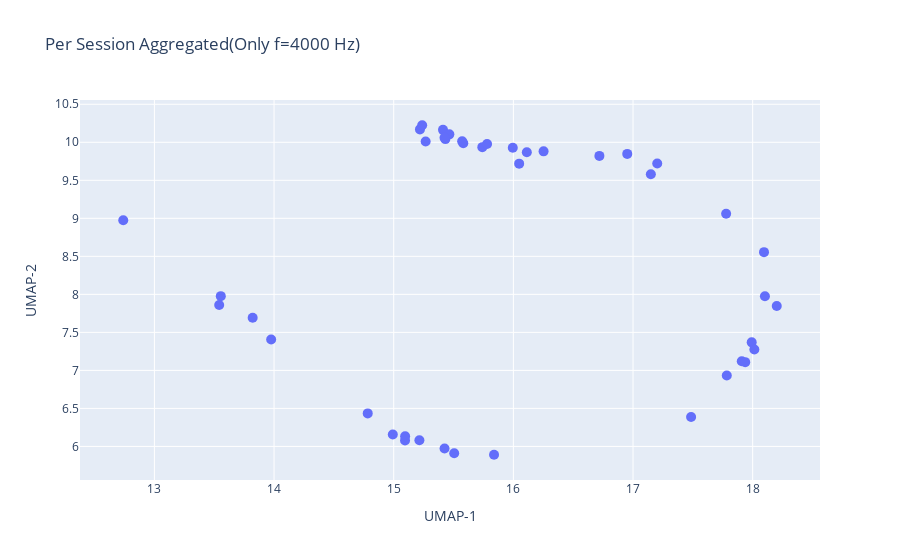

This figure's notebook cell:
### Code cell
from lib.open_set.aggregate import aggregate_by_session_per_freq
freq = 2

emb_train_ses, y_train_ses, train_grp = aggregate_by_session_per_freq(train[0], train[1], train[2], train_freq, freq)        
emb_val_ses, y_val_ses, val_grp = aggregate_by_session_per_freq(val[0], val[1], val[2], val_freq, freq)
emb_test_ses, y_test_ses, test_grp = aggregate_by_session_per_freq(test[0], test[1], test[2], test_freq, freq)
emb_imp_ses, y_imp_ses, imp_grp = aggregate_by_session_per_freq(imp[0], imp[1], imp[2], imp_freq, freq)

group = []
for i, j in zip(y_train_ses, train_grp):
    if int(i) < 10:
        group.append(f"user_0{i}_session_{j}")
    else:
        group.append(f"user_{i}_session_{j}")
train_grp = np.array(group)

group = []
for i, j in zip(y_val_ses, val_grp):
    if int(i) < 10:
        group.append(f"user_0{i}_session_{j}")
    else:
        group.append(f"user_{i}_session_{j}")
val_grp = np.array(group)

group = []
for i, j in zip(y_test_ses, test_grp):
    if int(i) < 10:
        group.append(f"user_0{i}_session_{j}")
    else:
        group.append(f"user_{i}_session_{j}")
test_grp = np.array(group)

group = []
for i, j in zip(y_imp_ses, imp_grp):
    if int(i) < 10:
        group.append(f"user_0{i}_session_{j}")
    else:
        group.append(f"user_{i}_session_{j}")
imp_grp = np.array(group)

all_emb = torch.cat([emb_train_ses, emb_val_ses, emb_test_ses, emb_imp_ses], dim = 0)
all_users = np.concatenate([y_train_ses, y_val_ses, y_test_ses, y_imp_ses],axis = 0)
all_sessions = np.concatenate([train_grp, val_grp, test_grp, imp_grp], axis = 0)

import umap

umap_model = umap.UMAP(
    n_neighbors = 15,
    min_dist = 0.1,
    n_components = 2,
    metric = "cosine",   
    random_state = 19
)

umap_model.fit_transform(emb_train_ses)
emb_u = umap_model.transform(all_emb)

import matplotlib.pyplot as plt
import plotly.graph_objects as go

fig = go.Figure(
    data = go.Scatter(
        x = emb_u[:, 0], 
        y = emb_u[:, 1],
        mode = "markers",
        marker = dict(size = 10),
        text = all_sessions,         
        hoverinfo = "text"
    )
)

fig.update_layout(
    title = "Per Session Aggregated(Only f=4000 Hz)",
    xaxis_title = "UMAP-1",
    yaxis_title = "UMAP-2",
)

fig.show()

### Figure 1 — Plotly figure (JSON) as saved in the notebook; plotly's stock layout.template omitted (floating-point values rounded to 4 significant figures)
{"data": [{"hoverinfo": "text", "marker": {"size": 10}, "mode": "markers", "text": ["user_18_session_3", "user_18_session_2", "user_08_session_6", "user_08_session_2", "user_11_session_2", "user_11_session_3", "user_12_session_2", "user_12_session_3", "user_14_session_1", "user_03_session_1", "user_07_session_1", "user_07_session_3", "user_14_session_2", "user_03_session_2", "user_08_session_1", "user_18_session_4", "user_11_session_4", "user_12_session_1", "user_03_session_3", "user_14_session_3", "user_07_session_2", "user_08_session_4", "user_18_session_1", "user_11_session_1", "user_12_session_4", "user_14_session_4", "user_03_session_4", "user_07_session_4", "user_08_session_5", "user_08_session_3", "user_02_session_1", "user_15_session_1", "user_02_session_2", "user_15_session_2", "user_05_session_2", "user_05_session_1", "user_13_session_2", "user_04_session_2", "user_13_session_1", "user_04_session_1", "user_10_session_1", "user_10_session_2"], "type": "scatter", "x": [15.27, 12.74, 16.05, 15.42, 14.99, 14.78, 13.55, 15.22, 17.78, 17.78, 17.91, 17.15, 17.49, 18.1, 16.11, 15.24, 15.21, 13.54, 16.72, 18.09, 17.99, 15.43, 15.41, 15.09, 15.46, 15.51, 17.2, 16.95, 17.94, 16.0, 18.01, 18.2, 15.84, 15.58, 13.98, 16.25, 15.57, 15.74, 15.78, 15.1, 13.82, 15.42], "y": [10.01, 8.975, 9.719, 5.973, 6.157, 6.434, 7.976, 10.17, 6.932, 9.061, 7.119, 9.58, 6.388, 7.974, 9.87, 10.22, 6.081, 7.861, 9.821, 8.555, 7.369, 10.04, 10.16, 6.077, 10.1, 5.909, 9.721, 9.847, 7.108, 9.928, 7.274, 7.846, 5.89, 9.987, 7.407, 9.881, 10.01, 9.936, 9.978, 6.134, 7.692, 10.06]}], "layout": {"title": {"text": "Per Session Aggregated(Only f=4000 Hz)"}, "xaxis": {"title": {"text": "UMAP-1"}}, "yaxis": {"title": {"text": "UMAP-2"}}}}
